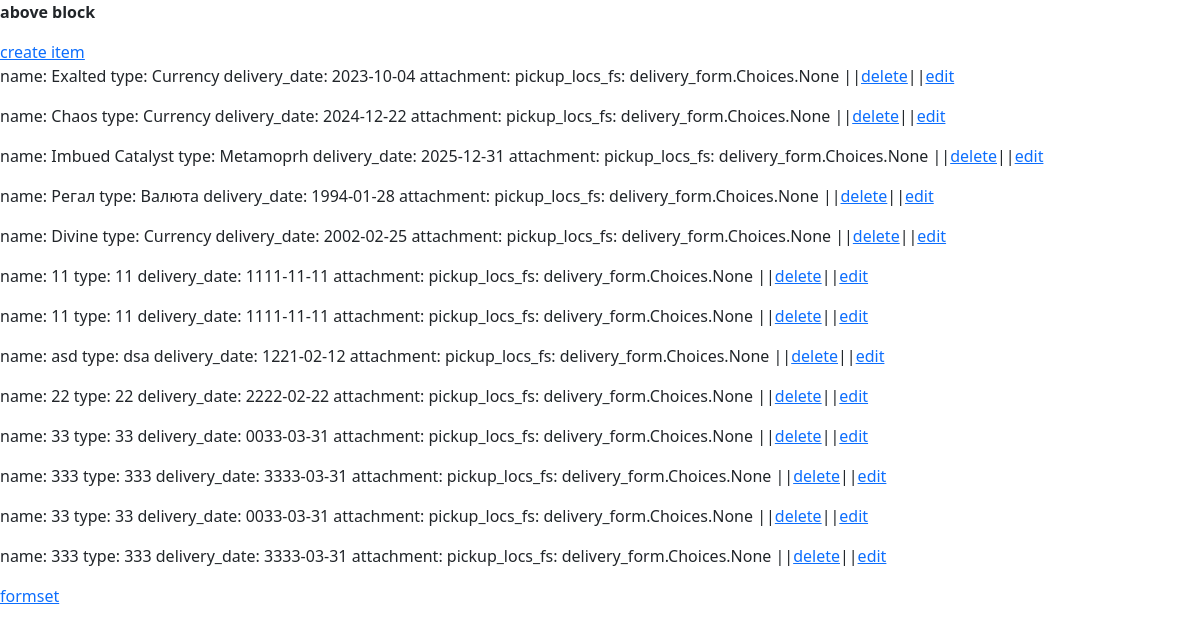
/delivery_form/, run on an earlier commit of the app's database.
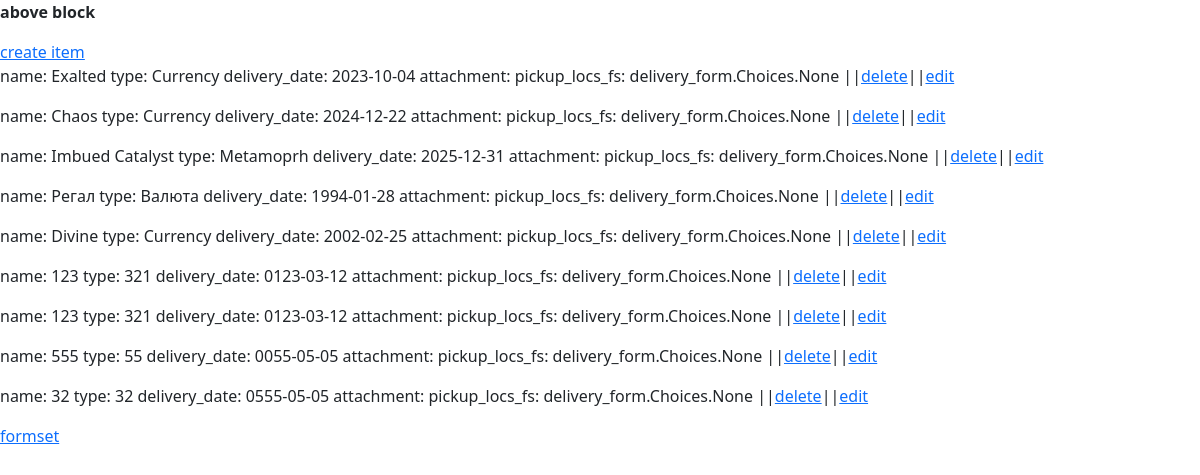
And on a later commit of the database.
### delivery_form/models.py (models this page shows)
class Item(models.Model):
    name = models.CharField(max_length=50)
    type = models.CharField(max_length=50)
    delivery_date = models.DateField(
        auto_now=False, auto_now_add=False, null=True)
    attachment = models.FileField(upload_to=None, max_length=100, blank=True)
    pickup_loc_fs = models.ManyToManyField(Choices)
    def __str__(self):
        return f'name: {self.name} type: {self.type} delivery_date: {self.delivery_date} attachment: {self.attachment} pickup_locs_fs: {self.pickup_loc_fs}'

### delivery_form/views.py (the view)
# urls.py: path('', ItemList.as_view(), name='list'),
class ItemList(ListView):
    model = Item

### delivery_form/templates/delivery_form/item_list.html
{% extends 'base.html' %}
{% block content %}
    {% if object_list %}
        {% for item in object_list %}
            <p>{{item}} ||<a href="/delivery_form/delete/{{item.id}}">delete</a>||<a href="/delivery_form/update/{{item.id}}">edit</a></p>
        {% endfor %}
    {% else %}
        <h4>empty list</h4>
    {% endif %}
{% endblock content %}

### templates/base.html (shortened to what this page needs)
<html lang="en">
<head>
    <link href="https://cdn.jsdelivr.net/npm/bootstrap@5.2.2/dist/css/bootstrap.min.css" rel="stylesheet">
</head>
<body>
    <p><b>above block</b></p>
    <a href="{% url 'delivery:create' %}">create item</a>
    {% block content %}{% endblock content %}
    <a href="{% url 'delivery:formset' %}">formset</a>
</body>
</html>

What changed in the data, as far as the page shows it:
removed Item: name+type+delivery_date "name: 11 type: 11 delivery_date: 1111-11-11 attachment: pickup_locs_fs: delivery_form.Choices.None"
removed Item: name+type+delivery_date "name: 11 type: 11 delivery_date: 1111-11-11 attachment: pickup_locs_fs: delivery_form.Choices.None"
removed Item: name+type+delivery_date "name: asd type: dsa delivery_date: 1221-02-12 attachment: pickup_locs_fs: delivery_form.Choices.None"
removed Item: name+type+delivery_date "name: 22 type: 22 delivery_date: 2222-02-22 attachment: pickup_locs_fs: delivery_form.Choices.None"
removed Item: name+type+delivery_date "name: 33 type: 33 delivery_date: 0033-03-31 attachment: pickup_locs_fs: delivery_form.Choices.None"
removed Item: name+type+delivery_date "name: 333 type: 333 delivery_date: 3333-03-31 attachment: pickup_locs_fs: delivery_form.Choices.None"
removed Item: name+type+delivery_date "name: 33 type: 33 delivery_date: 0033-03-31 attachment: pickup_locs_fs: delivery_form.Choices.None"
removed Item: name+type+delivery_date "name: 333 type: 333 delivery_date: 3333-03-31 attachment: pickup_locs_fs: delivery_form.Choices.None"
added Item: name+type+delivery_date "name: 123 type: 321 delivery_date: 0123-03-12 attachment: pickup_locs_fs: delivery_form.Choices.None"
added Item: name+type+delivery_date "name: 123 type: 321 delivery_date: 0123-03-12 attachment: pickup_locs_fs: delivery_form.Choices.None"
added Item: name+type+delivery_date "name: 555 type: 55 delivery_date: 0055-05-05 attachment: pickup_locs_fs: delivery_form.Choices.None"
added Item: name+type+delivery_date "name: 32 type: 32 delivery_date: 0555-05-05 attachment: pickup_locs_fs: delivery_form.Choices.None"
